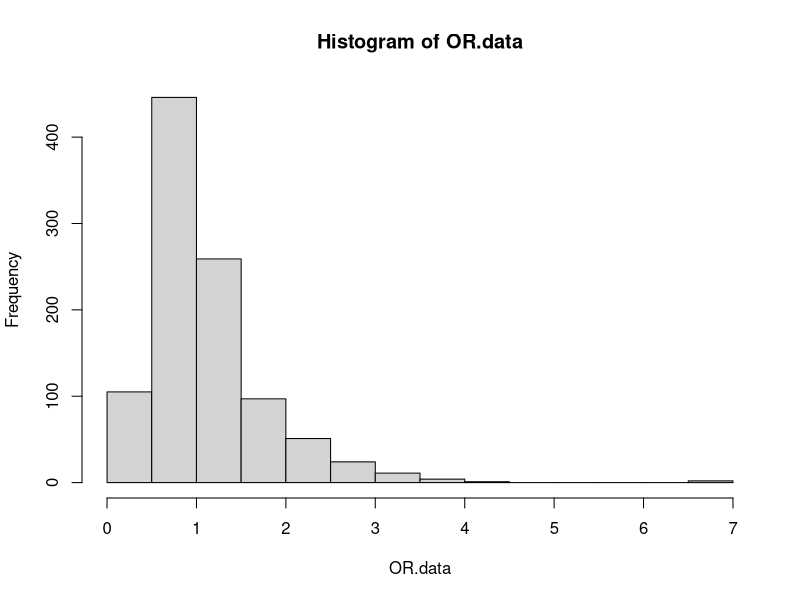
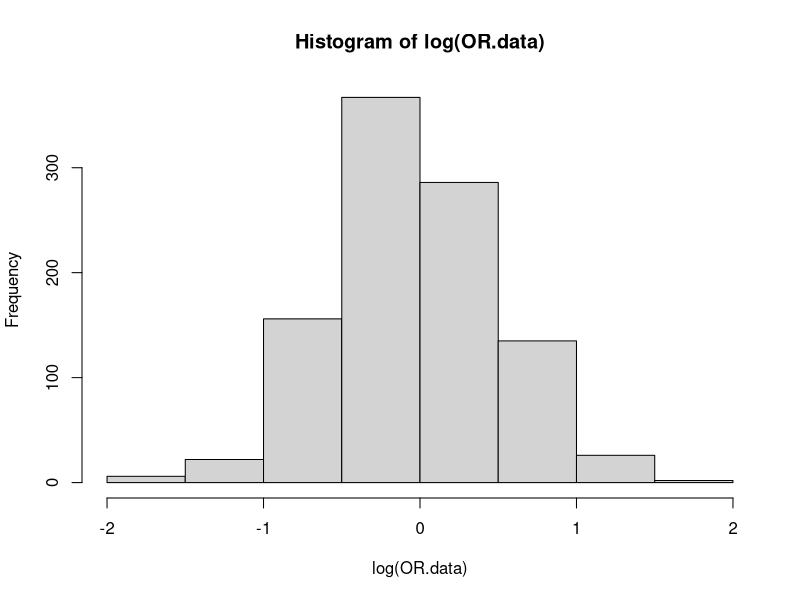
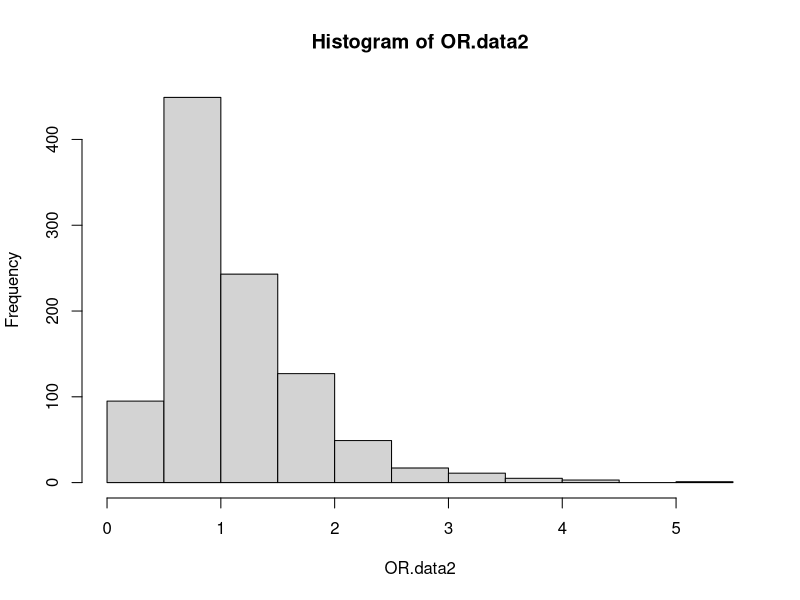
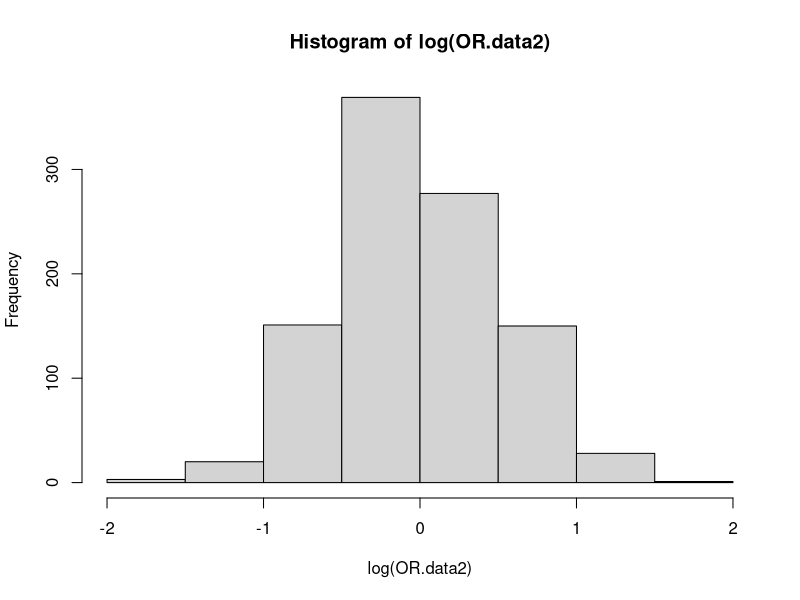

These figures' R source, in order:
# Simulate OR
# Lecture 4-2 HRP 258

# Generate sample data
# n = 1000 cases and n = 1000 controls
# 20% cases are smokers and 20% controls are smokers

dat <- data.frame(disease = rep(0:1, c(10000,10000)), smoker = rep(c(1,0,0,0,0), 4000))
dat$disease <- factor(dat$disease, levels = 1:0, labels = c("case", "control"))
dat$smoker <- factor(dat$smoker, levels = 1:0, labels = c("smoker", "non-smoker"))
table(dat)

# Make variable to store results
OR.data <- rep(NA, 1000)

# Set seed
set.seed(2467)

# Simulation
for(i in 1:1000) {
  # Sample 50 cases and 50 controls
  cases.index <- sample(10000, 50, replace = F)
  controls.index <- sample(10000, 50, replace = F) + 10000L
  Table <- table(dat[c(cases.index, controls.index), ])

  # Calculate OR and store
  OR.data[i] <- Table[1, 1] * Table[2, 2] / Table[1, 2] / Table[2, 1]
}

summary(OR.data)
hist(OR.data)
hist(log(OR.data))
mean(OR.data[OR.data < Inf])
sd(OR.data[OR.data < Inf])

##################

# Method 2, binomial method

set.seed(2115)

OR.data2 <- rep(NA, 1000)

for(i in 1:1000) {
  cases <- rbinom(50, 1, 0.2)
  controls <- rbinom(50, 1, 0.2)
  sum(cases) # Number of cases exposed to smoking
  sum(controls) # Number of controls exposed to smoking
  # Odds of smoking in cases over odds of smoking in controls
  OR.data2[i] <- (sum(cases) / (50 - sum(cases))) / (sum(controls) / (50 - sum(controls)))
}

summary(OR.data2)
hist(OR.data2)
hist(log(OR.data2))

mean(OR.data2)
sd(OR.data2)